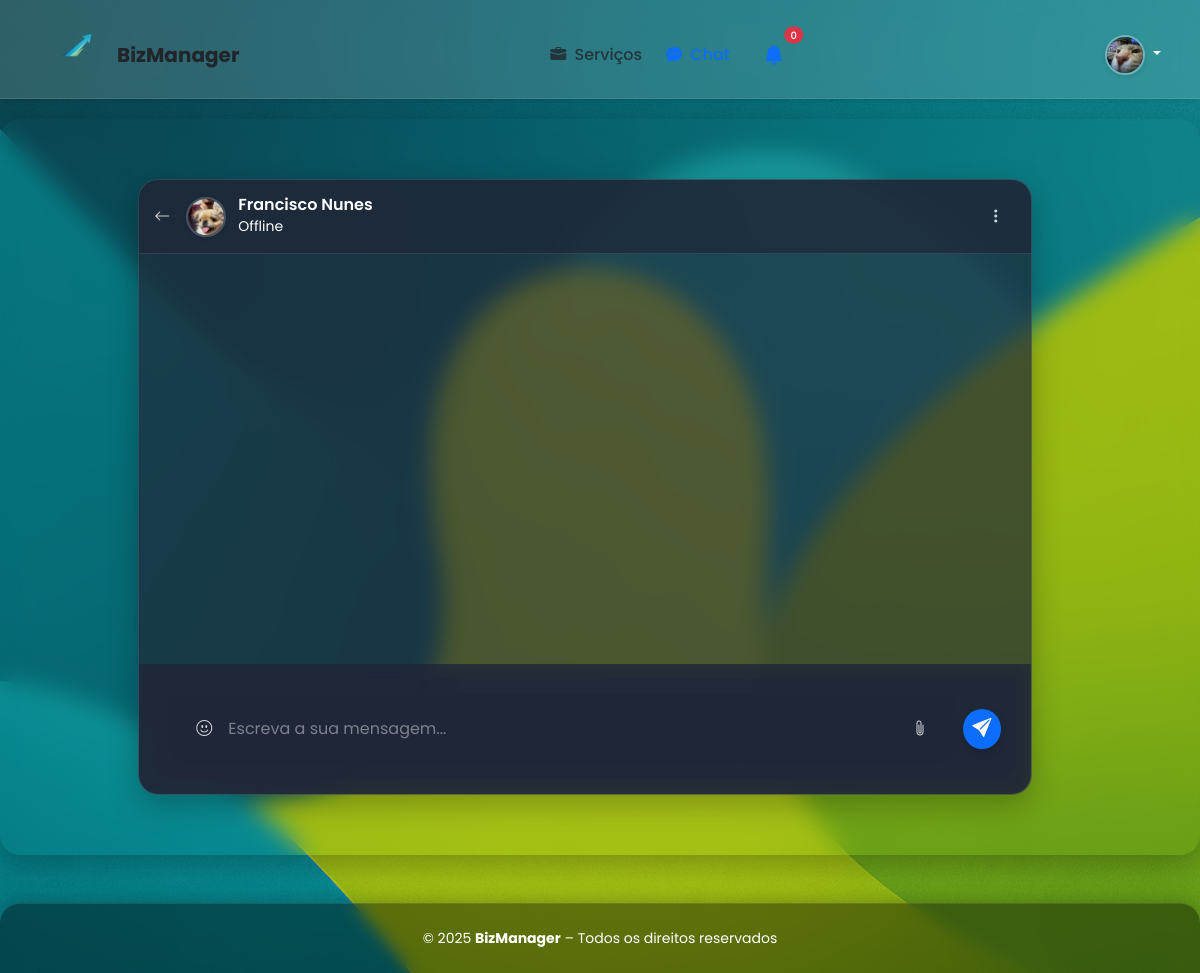
The page /chat/room/dm_1_2/ (signed in) on the database its author committed.
### autenticacao/models.py (models this page shows, shortened)
class User(AbstractUser):
    username = None
    email = models.EmailField(_('email address'), unique=True)
    user_type = models.CharField(max_length=20, choices=[
        ('freelancer', 'Freelancer'),
        ('cliente', 'Cliente'),
    ], default='cliente')
    USERNAME_FIELD = 'email'
    REQUIRED_FIELDS = []
    objects = UserManager()
    groups = models.ManyToManyField(
        'auth.Group',
        verbose_name=_('groups'),
        blank=True,
        help_text=_(
            'The groups this user belongs to. A user will get all permissions '
            'granted to each of their groups.'
        ),
        related_name='user_set_custom',  # Nome personalizado para evitar conflito
        related_query_name='user',
    )
    user_permissions = models.ManyToManyField(
        'auth.Permission',
        verbose_name=_('user permissions'),
        blank=True,
        help_text=_('Specific permissions for this user.'),
        related_name='user_set_custom',  # Nome personalizado para evitar conflito
        related_query_name='user',
    )
    def get_full_name(self):
        full_name = f"{self.first_name} {self.last_name}"
        return full_name.strip()

class Perfil(models.Model):
    user = models.OneToOneField(User, on_delete=models.CASCADE, related_name='perfil')
    foto = models.ImageField(upload_to='perfil/', null=True, blank=True)
    morada = models.CharField(max_length=200, null=True, blank=True)
    bio = models.TextField(null=True, blank=True)

### chat/views.py (the view)
# urls.py: path('room/<str:room_name>/', views.room, name='room'),
@login_required
def room(request, room_name):
    room, created = ChatRoom.objects.get_or_create(name=room_name)
    if request.user not in room.participants.all():
        room.participants.add(request.user)
    unread_messages = Message.objects.filter(room=room, is_read=False).exclude(sender=request.user)
    for message in unread_messages:
        message.is_read = True
        message.save()
    other_participants = room.participants.exclude(id=request.user.id)
    return render(request, 'chat/room.html', {
        'room_name': room_name,
        'room': room,
        'other_participants': other_participants
    })

### config/context_processors.py (called while the page is built)
def stripe_context(request):
    return {
        'settings': {
            'STRIPE_PUBLIC_KEY': settings.STRIPE_PUBLIC_KEY,
        }
    }

### autenticacao/templates/chat/room.html (shortened to what this page needs)
{% extends 'base.html' %}
{% load static %}
{% block extra_css %}
<link rel="stylesheet" href="https://cdn.jsdelivr.net/npm/emoji-picker-element@1.18.3/index.css">
<link rel="stylesheet" href="{% static 'css/chat/chat.css' %}">
{% endblock %}
{% block content %}
<div class="container py-3">
    <div class="row">
        <div class="col-lg-10 mx-auto">
            <div class="chat-card">
                <div class="card-header d-flex justify-content-between align-items-center py-3">
                    <div class="d-flex align-items-center">
                        <a href="{% url 'chat:index' %}" class="me-3">
                            <i class="bi bi-arrow-left"></i>
                        </a>
                        <div class="d-flex align-items-center">
                            {% if other_participants.first.perfil.foto %}
                                <img src="{{ other_participants.first.perfil.foto.url }}" alt="Avatar" class="avatar-sm me-2">
                            {% else %}
                                <img src="{% static 'images/profile-placeholder.png' %}" alt="Avatar" class="avatar-sm me-2">
                            {% endif %}
                            <div>
                                <h6 class="mb-0">
                                    {% if other_participants.count == 1 %}
                                        {{ other_participants.first.get_full_name|default:other_participants.first.email }}
                                    {% else %}
                                        {{ room.name }}
                                    {% endif %}
                                </h6>
                                <small id="online-status" style="color: white;">Offline</small>
                            </div>
                        </div>
                    </div>
                    <div class="position-relative">
                        <button class="btn chat-btn" type="button" id="chatOptionsDropdown">
                            <i class="bi bi-three-dots-vertical"></i>
                        </button>
                    </div>
                </div>
                <div class="chat-container">
                    <div class="chat-messages" id="chat-messages">
                    </div>
                    <div class="chat-input">
                        <form id="chat-form" class="d-flex align-items-center position-relative">
                            <div class="input-group">
                                <button class="btn chat-btn emoji-btn" type="button" id="emoji-button">
                                    <i class="bi bi-emoji-smile"></i>
                                </button>
                                <input type="text" id="chat-message-input" class="form-control" placeholder="Escreva a sua mensagem..." autocomplete="off">
                                <button class="btn chat-btn" type="button" id="attachment-button">
                                    <i class="bi bi-paperclip"></i>
                                </button>
                            </div>
                            <button class="btn btn-primary ms-2 send-btn" type="submit" id="chat-message-submit">
                                <i class="bi bi-send-fill"></i>
                            </button>
                        </form>
                    </div>
                </div>
            </div>
        </div>
    </div>
</div>
{% endblock %}

### templates/base.html (shortened to what this page needs)
{% load static %}
<!DOCTYPE html>
<html lang="pt-pt">
<head>
    <link href="https://cdn.jsdelivr.net/npm/bootstrap@5.3.2/dist/css/bootstrap.min.css" rel="stylesheet">
    <link rel="stylesheet" href="https://cdn.jsdelivr.net/npm/bootstrap-icons@1.10.5/font/bootstrap-icons.css">
    <link rel="stylesheet" href="{% static 'css/style.css' %}">
    {% block extra_css %}{% endblock %}
</head>
<body>
<header class="main-header glass-header shadow-sm">
    <div class="container-fluid d-flex justify-content-between align-items-center px-4 py-2">
        <div class="d-flex align-items-center gap-2">
            <a href="{% url 'home' %}" class="text-decoration-none">
                <div class="d-flex align-items-center gap-2">
                    <img src="{% static 'images/logo3.png' %}" alt="Logo" class="logo-icon" style="height: 70px;">
                    <span class="fw-bold fs-5 text-dark">BizManager</span>
                </div>
            </a>
        </div>
        <nav class="nav-center d-none d-lg-flex align-items-center gap-4">
            <a href="{% url 'servicos_publicos' %}" class="nav-link {% if 'servicos-disponiveis' in request.path %}active{% endif %}">
                <i class="bi bi-briefcase-fill me-1"></i> Serviços
            </a>
            <a href="{% url 'chat:index' %}" class="nav-link {% if 'chat' in request.path %}active{% endif %}">
                <i class="bi bi-chat-dots-fill me-1"></i> Chat
            </a>
            <div class="dropdown">
                <a href="#" class="nav-icon-link position-relative" id="notificationsDropdown" role="button" data-bs-toggle="dropdown" aria-expanded="false">
                    <i class="bi bi-bell-fill fs-5"></i>
                    <span id="notification-count-badge" class="position-absolute top-0 start-100 translate-middle badge rounded-pill bg-danger" style="font-size: 10px;">0</span>
                </a>
            </div>
        </nav>
        <div class="d-flex align-items-center gap-3">
            {% if user.is_authenticated %}
                <div class="dropdown user-dropdown">
                    <a href="#" class="dropdown-toggle text-decoration-none" id="userDropdown" role="button" data-bs-toggle="dropdown" aria-expanded="false">
                        {% if user.perfil.foto %}
                            <img src="{{ user.perfil.foto.url }}" alt="Perfil" class="avatar">
                        {% else %}
                            <img src="{% static 'images/profile-placeholder.png' %}" alt="Perfil" class="avatar">
                        {% endif %}
                    </a>
                </div>
            {% else %}
                <a href="{% url 'login' %}" class="btn btn-outline-primary btn-sm" style="display: inline-block !important; visibility: visible !important;">Iniciar sessão</a>
                <a href="{% url 'escolher_conta' %}" class="btn btn-primary btn-sm">Criar conta</a>
            {% endif %}
        </div>
    </div>
</header>
<main class="main-wrapper py-4 px-3 px-md-5">
    <div class="container-fluid">
        {% block content %}{% endblock %}
    </div>
</main>
<footer class="footer-glass text-center py-4 mt-5">
    <div class="container-fluid">
        <p class="mb-0 text-white small">© 2025 <strong>BizManager</strong> – Todos os direitos reservados</p>
    </div>
</footer>
</body>
</html>

### rows shown on the page
User: perfil.foto (picture)
User: first.perfil.foto (picture), first.get_full_name "Francisco Nunes"
